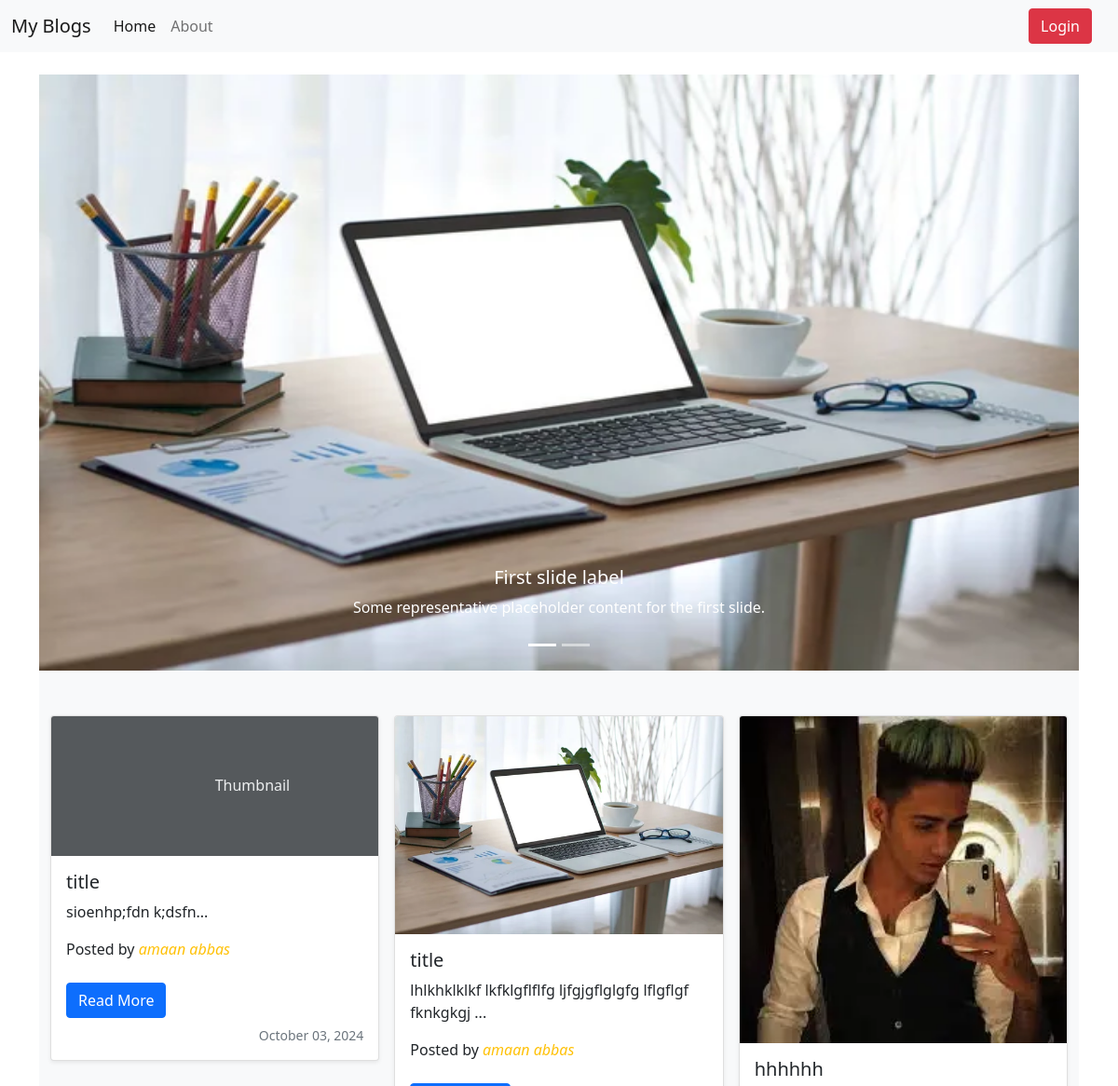
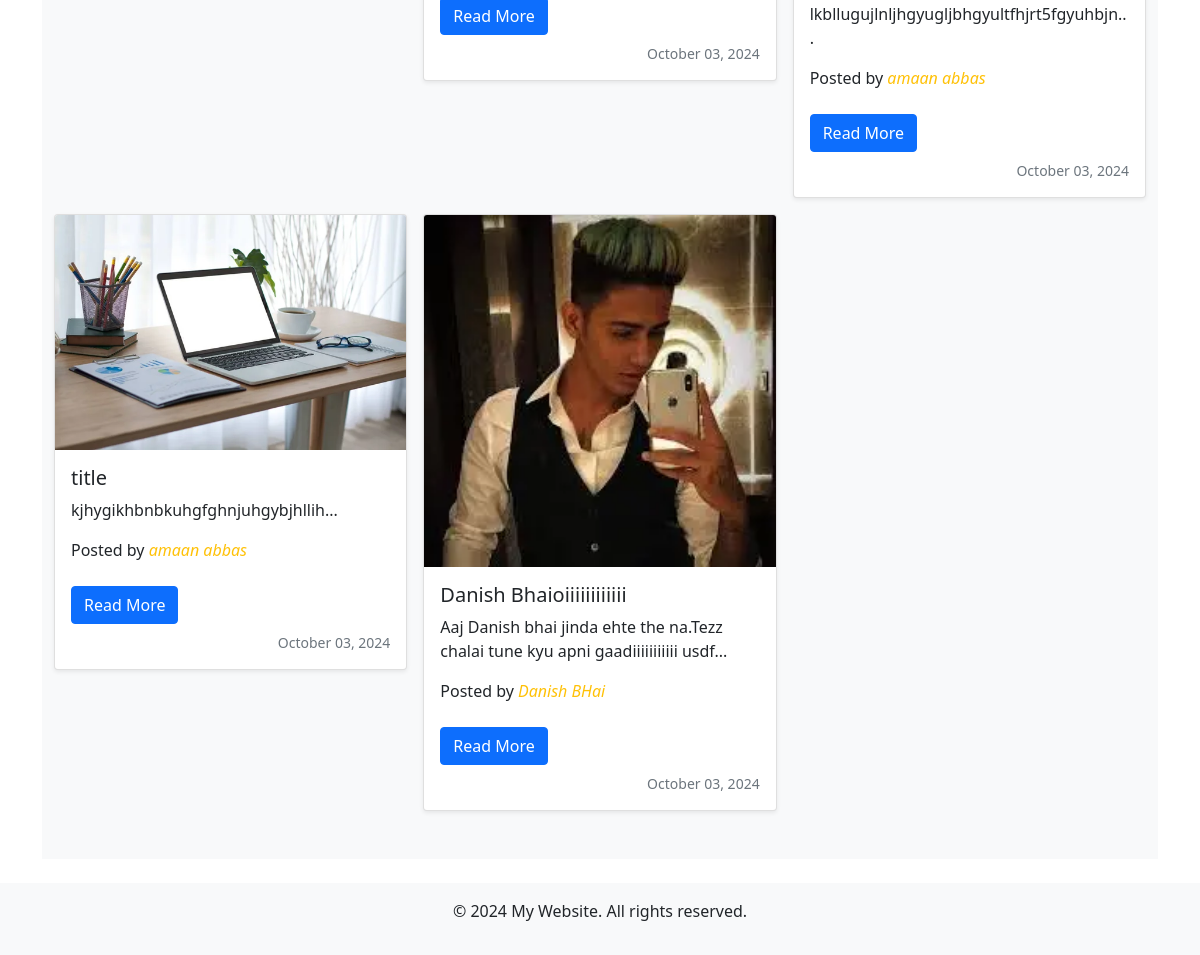
The page / on the database its author committed (2 pictures, top to bottom).
### app.py (models this page shows)
class Article(db.Model):
    id = db.Column(db.Integer, primary_key=True)
    title = db.Column(db.String(50))
    author = db.Column(db.String(20))
    post_date = db.Column(db.DateTime)
    image_filename = db.Column(db.String(200), nullable=True)  # Add this line
    content = db.Column(db.Text)

### app.py (the view)
@app.route("/")
def home():
    articles = Article.query.order_by(Article.post_date.desc()).all()
    if current_user.is_anonymous:
        name = 'guest'
    else:
        name = current_user.username
    return render_template("home.html", articles=articles, name=name)

### templates/home.html (shortened to what this page needs)
{% extends 'base.html' %}
{% block content %}
<div id="part2">
    <div id="carouselExampleCaptions" class="carousel slide" data-bs-ride="carousel">
        <div class="carousel-indicators">
            <button type="button" data-bs-target="#carouselExampleCaptions" data-bs-slide-to="0" class="active"
                aria-current="true" aria-label="Slide 1"></button>
            <button type="button" data-bs-target="#carouselExampleCaptions" data-bs-slide-to="1"
                aria-label="Slide 2"></button>
        </div>
        <div class="carousel-inner">
            <div class="carousel-item active">
                <img src="../static/home-bg.jpg" class="d-block w-100" alt="..." style="height: 80vh;">
                <div class="carousel-caption d-none d-md-block">
                    <h5>First slide label</h5>
                    <p>Some representative placeholder content for the first slide.</p>
                </div>
            </div>
        </div>
    </div>
</div>
<div id="part3">
    <div class="album py-5 bg-light">
        <div class="container">
            <div class="row row-cols-1 row-cols-sm-2 row-cols-md-3 g-3">
                {% for article in articles %}
                <div class="col">
                    <div class="card shadow-sm">
                        {% if article.image_filename %}
                        <img src="{{ url_for('static', filename='uploads/' + article.image_filename) }}" class="card-img-top uniform-img" alt="Post Image">
                        {% else %}
                        <svg class="bd-placeholder-img card-img-top uniform-img" xmlns="http://www.w3.org/2000/svg" role="img" aria-label="Placeholder: Thumbnail" preserveAspectRatio="xMidYMid slice" focusable="false">
                            <text x="50%" y="50%" fill="#eceeef" dy=".3em">Thumbnail</text>
                        </svg>
                        {% endif %}
                        <div class="card-body">
                            <h5 class="post-title">{{ article.title }}</h5>
                            <p class="card-text">{{ article.content[:80] }}...</p>
                            <p class="post-meta">Posted by <i class="text-warning bold">{{ article.author }}</i></p>
                            <a href="/post/{{ article.id }}" type="button" class="btn my-2 btn-primary">Read More</a> <br>
                            <div class="d-flex justify-content-between align-items-center">
                                <small class="text-muted">{{ article.post_date.strftime('%B %d, %Y') }}</small>
                            </div>
                        </div>
                    </div>
                </div>
                {% endfor %}
            </div>
        </div>
    </div>
</div>
{% endblock %}

### templates/base.html (shortened to what this page needs)
<!doctype html>
<html lang="en">
<head>
    <link href="https://cdn.jsdelivr.net/npm/bootstrap@5.0.2/dist/css/bootstrap.min.css" rel="stylesheet"
>
</head>
<body>
    <div id="header">
        <nav class="navbar navbar-expand-lg navbar-light bg-light">
            <div class="container-fluid">
                <a class="navbar-brand" href="{{ url_for('home') }}">My Blogs</a>
                <div class="collapse navbar-collapse" id="navbarScroll">
                    <ul class="navbar-nav me-auto my-2 my-lg-0 navbar-nav-scroll" style="--bs-scroll-height: 100px;">
                        <li class="nav-item">
                            <a class="nav-link active" aria-current="page" href="/">Home</a>
                        </li>
                        <li class="nav-item">
                            <a class="nav-link" href="{{ url_for('about') }}">About</a>
                        </li>
                    </ul>
                    <div class="mx-3">
                        {% if name == "guest" %}
                        <a class="btn btn-danger" href="{{ url_for('login') }}">Login</a>
                        {% else %}
                        <a class="btn btn-danger" href="{{ url_for('logout') }}">Logout</a>
                        {% endif %}
                    </div>
                </div>
            </div>
        </nav>
    </div>
    <div id="content" class="container my-4">
        {% block content %}{% endblock %}
    </div>
    <div id="footer" class="bg-light text-center py-3">
        <p>&copy; 2024 My Website. All rights reserved.</p>
    </div>
</body>
</html>

### rows shown on the page
Article: shows "Thumbnail", title "title", content "sioenhp;fdn k;dsfn", author "amaan abbas", post_date "October 03, 2024"
Article: image_filename (picture), title "title", content "lhlkhklklkf lkfklgflflfg ljfgjgflglgfg lflgflgf fknkgkgj", author "amaan abbas", post_date "October 03, 2024"
Article: image_filename (picture), title "hhhhhh", content "lkbllugujlnljhgyugljbhgyultfhjrt5fgyuhbjn", author "amaan abbas", post_date "October 03, 2024"
Article: image_filename (picture), title "title", content "kjhygikhbnbkuhgfghnjuhgybjhllih", author "amaan abbas", post_date "October 03, 2024"
Article: image_filename (picture), title "Danish Bhaioiiiiiiiiiiii", content "Aaj Danish bhai jinda ehte the na.Tezz chalai tune kyu apni gaadiiiiiiiiiii usdf", author "Danish BHai", post_date "October 03, 2024"
